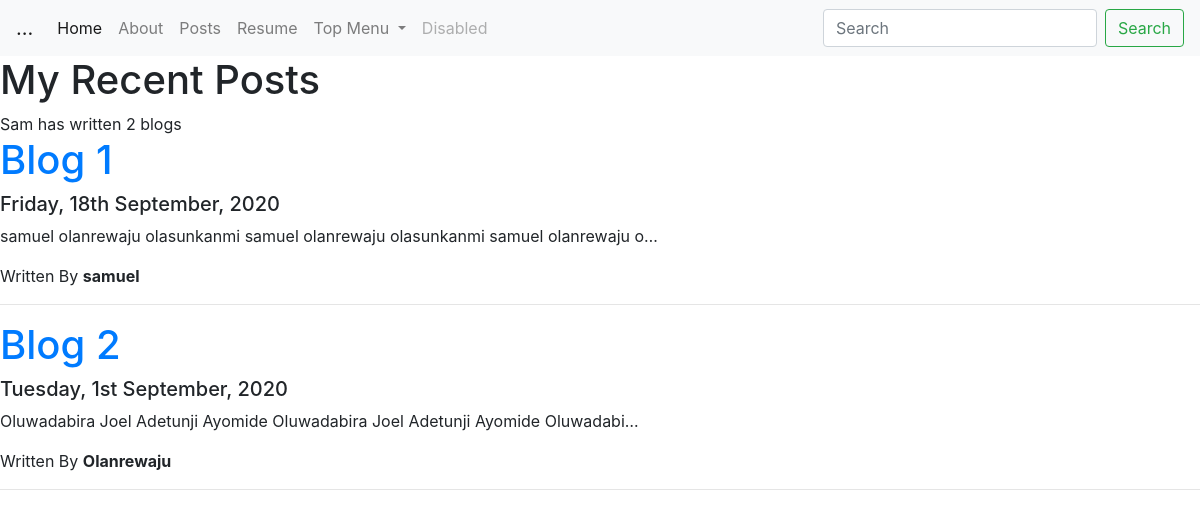
Page /post/ on the committed database.
### post/models.py (models this page shows, shortened)
class Post(models.Model):
    title = models.CharField(max_length=25)
    description = models.TextField()
    date = models.DateField()
    author = models.CharField(max_length=25)

### post/views.py (the view)
# urls.py: path('', views.all_posts, name='all_posts'),
def all_posts(request):
    posts = Post.objects.order_by('-date')#[2:]
    return render(request,'post/all_posts.html', {'posts':posts})

### post/templates/post/all_posts.html
{% extends 'portfolio/base.html' %}
{% block content %}
<h1>My Recent Posts</h1>
Sam has written {{ posts.count }} blog{{ posts.count|pluralize}}
{% for post in posts %}
<a href="{% url 'post:detail' post.id %}"><h1>{{ post.title }}</h1></a>
<h5>{{ post.date|date:'l, jS F, Y' }}</h5>
<p>{{ post.description|striptags|truncatechars:80 }}</p>
Written By <b>{{ post.author }}</b>
<hr></hr>
{% endfor %}
{% endblock %}

### rows in the picture
Post: title "Blog 1", date "Friday, 18th September, 2020", description "samuel olanrewaju olasunkanmi samuel olanrewaju olasunkanmi samuel olanrewaju o…", author "samuel"
Post: title "Blog 2", date "Tuesday, 1st September, 2020", description "Oluwadabira Joel Adetunji Ayomide Oluwadabira Joel Adetunji Ayomide Oluwadabi…", author "Olanrewaju"

### other values in the picture
{{ posts.count }} "2"
